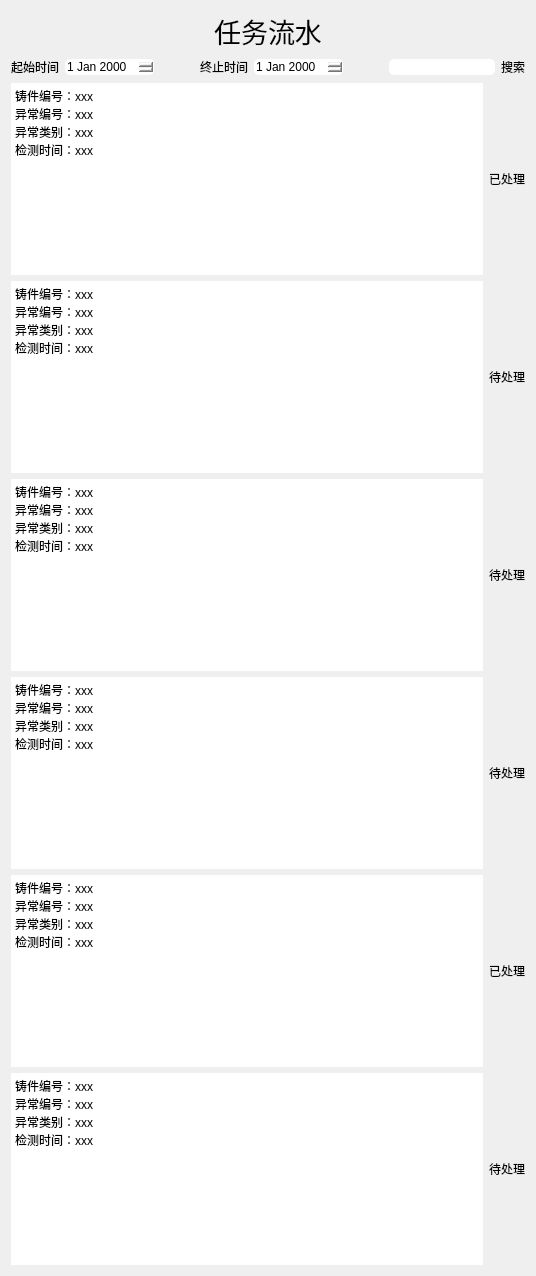
      <widget class="QWidget" name="page_3">
       <property name="styleSheet">
        <string notr="true">border-color: rgb(129, 242, 255);
border-width: 0px;border-radius:5px;</string>
       </property>
       <layout class="QHBoxLayout" name="horizontalLayout_12">
        <item>
         <layout class="QVBoxLayout" name="verticalLayout_13">
          <item>
           <widget class="QLabel" name="label_4">
            <property name="enabled">
             <bool>true</bool>
            </property>
            <property name="maximumSize">
             <size>
              <width>16777215</width>
              <height>50</height>
             </size>
            </property>
            <property name="font">
             <font>
              <pointsize>20</pointsize>
             </font>
            </property>
            <property name="text">
             <string>任务流水</string>
            </property>
            <property name="alignment">
             <set>Qt::AlignCenter</set>
            </property>
           </widget>
          </item>
          <item>
           <layout class="QHBoxLayout" name="horizontalLayout_37">
            <item>
             <widget class="QPushButton" name="pushButton_16">
              <property name="text">
               <string>起始时间</string>
              </property>
             </widget>
            </item>
            <item>
             <widget class="QDateEdit" name="dateEdit"/>
            </item>
            <item>
             <spacer name="horizontalSpacer_3">
              <property name="orientation">
               <enum>Qt::Horizontal</enum>
              </property>
              <property name="sizeHint" stdset="0">
               <size>
                <width>40</width>
                <height>20</height>
               </size>
              </property>
             </spacer>
            </item>
            <item>
             <widget class="QPushButton" name="pushButton_17">
              <property name="text">
               <string>终止时间</string>
              </property>
             </widget>
            </item>
            <item>
             <widget class="QDateEdit" name="dateEdit_2"/>
            </item>
            <item>
             <spacer name="horizontalSpacer_4">
              <property name="orientation">
               <enum>Qt::Horizontal</enum>
              </property>
              <property name="sizeHint" stdset="0">
               <size>
                <width>40</width>
                <height>20</height>
               </size>
              </property>
             </spacer>
            </item>
            <item>
             <layout class="QHBoxLayout" name="horizontalLayout_15">
              <item>
               <widget class="QLineEdit" name="lineEdit_4"/>
              </item>
              <item>
               <widget class="QPushButton" name="pushButton_22">
                <property name="text">
                 <string>搜索</string>
                </property>
               </widget>
              </item>
             </layout>
            </item>
           </layout>
          </item>
          <item>
           <layout class="QHBoxLayout" name="horizontalLayout_25">
            <item>
             <widget class="QTextBrowser" name="textBrowser_4">
              <property name="html">
               <string>&lt;!DOCTYPE HTML PUBLIC &quot;-//W3C//DTD HTML 4.0//EN&quot; &quot;http://www.w3.org/TR/REC-html40/strict.dtd&quot;&gt;
&lt;html&gt;&lt;head&gt;&lt;meta name=&quot;qrichtext&quot; content=&quot;1&quot; /&gt;&lt;style type=&quot;text/css&quot;&gt;
p, li { white-space: pre-wrap; }
&lt;/style&gt;&lt;/head&gt;&lt;body style=&quot; font-family:'SimSun'; font-size:9pt; font-weight:400; font-style:normal;&quot;&gt;
&lt;p style=&quot; margin-top:0px; margin-bottom:0px; margin-left:0px; margin-right:0px; -qt-block-indent:0; text-indent:0px;&quot;&gt;铸件编号：xxx&lt;/p&gt;
&lt;p style=&quot; margin-top:0px; margin-bottom:0px; margin-left:0px; margin-right:0px; -qt-block-indent:0; text-indent:0px;&quot;&gt;异常编号：xxx&lt;/p&gt;
&lt;p style=&quot; margin-top:0px; margin-bottom:0px; margin-left:0px; margin-right:0px; -qt-block-indent:0; text-indent:0px;&quot;&gt;异常类别：xxx&lt;/p&gt;
&lt;p style=&quot; margin-top:0px; margin-bottom:0px; margin-left:0px; margin-right:0px; -qt-block-indent:0; text-indent:0px;&quot;&gt;检测时间：xxx&lt;/p&gt;&lt;/body&gt;&lt;/html&gt;</string>
              </property>
             </widget>
            </item>
            <item>
             <widget class="QPushButton" name="pushButton_9">
              <property name="text">
               <string>已处理</string>
              </property>
             </widget>
            </item>
           </layout>
          </item>
          <item>
           <layout class="QHBoxLayout" name="horizontalLayout_26">
            <item>
             <widget class="QTextBrowser" name="textBrowser_5">
              <property name="html">
               <string>&lt;!DOCTYPE HTML PUBLIC &quot;-//W3C//DTD HTML 4.0//EN&quot; &quot;http://www.w3.org/TR/REC-html40/strict.dtd&quot;&gt;
&lt;html&gt;&lt;head&gt;&lt;meta name=&quot;qrichtext&quot; content=&quot;1&quot; /&gt;&lt;style type=&quot;text/css&quot;&gt;
p, li { white-space: pre-wrap; }
&lt;/style&gt;&lt;/head&gt;&lt;body style=&quot; font-family:'SimSun'; font-size:9pt; font-weight:400; font-style:normal;&quot;&gt;
&lt;p style=&quot; margin-top:0px; margin-bottom:0px; margin-left:0px; margin-right:0px; -qt-block-indent:0; text-indent:0px;&quot;&gt;铸件编号：xxx&lt;/p&gt;
&lt;p style=&quot; margin-top:0px; margin-bottom:0px; margin-left:0px; margin-right:0px; -qt-block-indent:0; text-indent:0px;&quot;&gt;异常编号：xxx&lt;/p&gt;
&lt;p style=&quot; margin-top:0px; margin-bottom:0px; margin-left:0px; margin-right:0px; -qt-block-indent:0; text-indent:0px;&quot;&gt;异常类别：xxx&lt;/p&gt;
&lt;p style=&quot; margin-top:0px; margin-bottom:0px; margin-left:0px; margin-right:0px; -qt-block-indent:0; text-indent:0px;&quot;&gt;检测时间：xxx&lt;/p&gt;&lt;/body&gt;&lt;/html&gt;</string>
              </property>
             </widget>
            </item>
            <item>
             <widget class="QPushButton" name="pushButton_10">
              <property name="text">
               <string>待处理</string>
              </property>
             </widget>
            </item>
           </layout>
          </item>
          <item>
           <layout class="QHBoxLayout" name="horizontalLayout_27">
            <item>
             <widget class="QTextBrowser" name="textBrowser_6">
              <property name="html">
               <string>&lt;!DOCTYPE HTML PUBLIC &quot;-//W3C//DTD HTML 4.0//EN&quot; &quot;http://www.w3.org/TR/REC-html40/strict.dtd&quot;&gt;
&lt;html&gt;&lt;head&gt;&lt;meta name=&quot;qrichtext&quot; content=&quot;1&quot; /&gt;&lt;style type=&quot;text/css&quot;&gt;
p, li { white-space: pre-wrap; }
&lt;/style&gt;&lt;/head&gt;&lt;body style=&quot; font-family:'SimSun'; font-size:9pt; font-weight:400; font-style:normal;&quot;&gt;
&lt;p style=&quot; margin-top:0px; margin-bottom:0px; margin-left:0px; margin-right:0px; -qt-block-indent:0; text-indent:0px;&quot;&gt;铸件编号：xxx&lt;/p&gt;
&lt;p style=&quot; margin-top:0px; margin-bottom:0px; margin-left:0px; margin-right:0px; -qt-block-indent:0; text-indent:0px;&quot;&gt;异常编号：xxx&lt;/p&gt;
&lt;p style=&quot; margin-top:0px; margin-bottom:0px; margin-left:0px; margin-right:0px; -qt-block-indent:0; text-indent:0px;&quot;&gt;异常类别：xxx&lt;/p&gt;
&lt;p style=&quot; margin-top:0px; margin-bottom:0px; margin-left:0px; margin-right:0px; -qt-block-indent:0; text-indent:0px;&quot;&gt;检测时间：xxx&lt;/p&gt;&lt;/body&gt;&lt;/html&gt;</string>
              </property>
             </widget>
            </item>
            <item>
             <widget class="QPushButton" name="pushButton_11">
              <property name="text">
               <string>待处理</string>
              </property>
             </widget>
            </item>
           </layout>
          </item>
          <item>
           <layout class="QHBoxLayout" name="horizontalLayout_28">
            <item>
             <widget class="QTextBrowser" name="textBrowser_7">
              <property name="html">
               <string>&lt;!DOCTYPE HTML PUBLIC &quot;-//W3C//DTD HTML 4.0//EN&quot; &quot;http://www.w3.org/TR/REC-html40/strict.dtd&quot;&gt;
&lt;html&gt;&lt;head&gt;&lt;meta name=&quot;qrichtext&quot; content=&quot;1&quot; /&gt;&lt;style type=&quot;text/css&quot;&gt;
p, li { white-space: pre-wrap; }
&lt;/style&gt;&lt;/head&gt;&lt;body style=&quot; font-family:'SimSun'; font-size:9pt; font-weight:400; font-style:normal;&quot;&gt;
&lt;p style=&quot; margin-top:0px; margin-bottom:0px; margin-left:0px; margin-right:0px; -qt-block-indent:0; text-indent:0px;&quot;&gt;铸件编号：xxx&lt;/p&gt;
&lt;p style=&quot; margin-top:0px; margin-bottom:0px; margin-left:0px; margin-right:0px; -qt-block-indent:0; text-indent:0px;&quot;&gt;异常编号：xxx&lt;/p&gt;
&lt;p style=&quot; margin-top:0px; margin-bottom:0px; margin-left:0px; margin-right:0px; -qt-block-indent:0; text-indent:0px;&quot;&gt;异常类别：xxx&lt;/p&gt;
&lt;p style=&quot; margin-top:0px; margin-bottom:0px; margin-left:0px; margin-right:0px; -qt-block-indent:0; text-indent:0px;&quot;&gt;检测时间：xxx&lt;/p&gt;&lt;/body&gt;&lt;/html&gt;</string>
              </property>
             </widget>
            </item>
            <item>
             <widget class="QPushButton" name="pushButton_12">
              <property name="text">
               <string>待处理</string>
              </property>
             </widget>
            </item>
           </layout>
          </item>
          <item>
           <layout class="QHBoxLayout" name="horizontalLayout_29">
            <item>
             <widget class="QTextBrowser" name="textBrowser_8">
              <property name="html">
               <string>&lt;!DOCTYPE HTML PUBLIC &quot;-//W3C//DTD HTML 4.0//EN&quot; &quot;http://www.w3.org/TR/REC-html40/strict.dtd&quot;&gt;
&lt;html&gt;&lt;head&gt;&lt;meta name=&quot;qrichtext&quot; content=&quot;1&quot; /&gt;&lt;style type=&quot;text/css&quot;&gt;
p, li { white-space: pre-wrap; }
&lt;/style&gt;&lt;/head&gt;&lt;body style=&quot; font-family:'SimSun'; font-size:9pt; font-weight:400; font-style:normal;&quot;&gt;
&lt;p style=&quot; margin-top:0px; margin-bottom:0px; margin-left:0px; margin-right:0px; -qt-block-indent:0; text-indent:0px;&quot;&gt;铸件编号：xxx&lt;/p&gt;
&lt;p style=&quot; margin-top:0px; margin-bottom:0px; margin-left:0px; margin-right:0px; -qt-block-indent:0; text-indent:0px;&quot;&gt;异常编号：xxx&lt;/p&gt;
&lt;p style=&quot; margin-top:0px; margin-bottom:0px; margin-left:0px; margin-right:0px; -qt-block-indent:0; text-indent:0px;&quot;&gt;异常类别：xxx&lt;/p&gt;
&lt;p style=&quot; margin-top:0px; margin-bottom:0px; margin-left:0px; margin-right:0px; -qt-block-indent:0; text-indent:0px;&quot;&gt;检测时间：xxx&lt;/p&gt;&lt;/body&gt;&lt;/html&gt;</string>
              </property>
             </widget>
            </item>
            <item>
             <widget class="QPushButton" name="pushButton_13">
              <property name="text">
               <string>已处理</string>
              </property>
             </widget>
            </item>
           </layout>
          </item>
          <item>
           <layout class="QHBoxLayout" name="horizontalLayout_30">
            <item>
             <widget class="QTextBrowser" name="textBrowser_9">
              <property name="html">
               <string>&lt;!DOCTYPE HTML PUBLIC &quot;-//W3C//DTD HTML 4.0//EN&quot; &quot;http://www.w3.org/TR/REC-html40/strict.dtd&quot;&gt;
&lt;html&gt;&lt;head&gt;&lt;meta name=&quot;qrichtext&quot; content=&quot;1&quot; /&gt;&lt;style type=&quot;text/css&quot;&gt;
p, li { white-space: pre-wrap; }
&lt;/style&gt;&lt;/head&gt;&lt;body style=&quot; font-family:'SimSun'; font-size:9pt; font-weight:400; font-style:normal;&quot;&gt;
&lt;p style=&quot; margin-top:0px; margin-bottom:0px; margin-left:0px; margin-right:0px; -qt-block-indent:0; text-indent:0px;&quot;&gt;铸件编号：xxx&lt;/p&gt;
&lt;p style=&quot; margin-top:0px; margin-bottom:0px; margin-left:0px; margin-right:0px; -qt-block-indent:0; text-indent:0px;&quot;&gt;异常编号：xxx&lt;/p&gt;
&lt;p style=&quot; margin-top:0px; margin-bottom:0px; margin-left:0px; margin-right:0px; -qt-block-indent:0; text-indent:0px;&quot;&gt;异常类别：xxx&lt;/p&gt;
&lt;p style=&quot; margin-top:0px; margin-bottom:0px; margin-left:0px; margin-right:0px; -qt-block-indent:0; text-indent:0px;&quot;&gt;检测时间：xxx&lt;/p&gt;&lt;/body&gt;&lt;/html&gt;</string>
              </property>
             </widget>
            </item>
            <item>
             <widget class="QPushButton" name="pushButton_14">
              <property name="text">
               <string>待处理</string>
              </property>
             </widget>
            </item>
           </layout>
          </item>
         </layout>
        </item>
       </layout>
      </widget>
